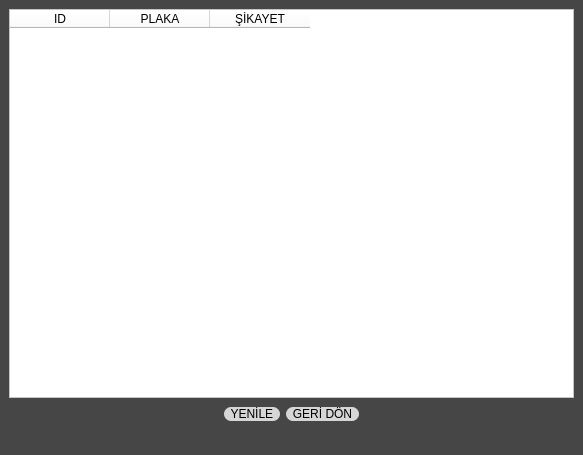
<?xml version="1.0" encoding="UTF-8"?>
<ui version="4.0">
 <class>MainWindow</class>
 <widget class="QMainWindow" name="MainWindow">
  <property name="geometry">
   <rect>
    <x>0</x>
    <y>0</y>
    <width>583</width>
    <height>455</height>
   </rect>
  </property>
  <property name="windowTitle">
   <string>SİKAYETİ-EMR OTO</string>
  </property>
  <property name="windowIcon">
   <iconset>
    <normaloff>img/pngegg.png</normaloff>img/pngegg.png</iconset>
  </property>
  <property name="styleSheet">
   <string notr="true">background-color: rgb(70, 70, 70);</string>
  </property>
  <widget class="QWidget" name="centralwidget">
   <layout class="QHBoxLayout" name="horizontalLayout_2">
    <item>
     <layout class="QGridLayout" name="gridLayout">
      <item row="0" column="0">
       <widget class="QTableWidget" name="tableWidget">
        <property name="styleSheet">
         <string notr="true">background-color: rgb(255,255,255);</string>
        </property>
        <column>
         <property name="text">
          <string>ID</string>
         </property>
        </column>
        <column>
         <property name="text">
          <string>PLAKA</string>
         </property>
        </column>
        <column>
         <property name="text">
          <string>ŞİKAYET</string>
         </property>
        </column>
       </widget>
      </item>
      <item row="1" column="0">
       <layout class="QHBoxLayout" name="horizontalLayout">
        <item>
         <spacer name="horizontalSpacer">
          <property name="orientation">
           <enum>Qt::Horizontal</enum>
          </property>
          <property name="sizeHint" stdset="0">
           <size>
            <width>40</width>
            <height>20</height>
           </size>
          </property>
         </spacer>
        </item>
        <item>
         <widget class="QPushButton" name="pushButtonYenile">
          <property name="styleSheet">
           <string notr="true">background-color: rgb(255, 237, 224);
background-color: rgb(214, 214, 214);
font: 10pt &quot;Arial&quot;;
border-radius:7px;</string>
          </property>
          <property name="text">
           <string>  YENİLE  </string>
          </property>
         </widget>
        </item>
        <item>
         <widget class="QPushButton" name="pushButton">
          <property name="styleSheet">
           <string notr="true">background-color: rgb(255, 237, 224);
background-color: rgb(214, 214, 214);
font: 10pt &quot;Arial&quot;;
border-radius:7px;</string>
          </property>
          <property name="text">
           <string>  GERİ DÖN  </string>
          </property>
         </widget>
        </item>
        <item>
         <spacer name="horizontalSpacer_2">
          <property name="orientation">
           <enum>Qt::Horizontal</enum>
          </property>
          <property name="sizeHint" stdset="0">
           <size>
            <width>40</width>
            <height>20</height>
           </size>
          </property>
         </spacer>
        </item>
       </layout>
      </item>
     </layout>
    </item>
   </layout>
  </widget>
  <widget class="QMenuBar" name="menubar">
   <property name="geometry">
    <rect>
     <x>0</x>
     <y>0</y>
     <width>583</width>
     <height>21</height>
    </rect>
   </property>
  </widget>
  <widget class="QStatusBar" name="statusbar"/>
 </widget>
 <resources/>
 <connections/>
</ui>
